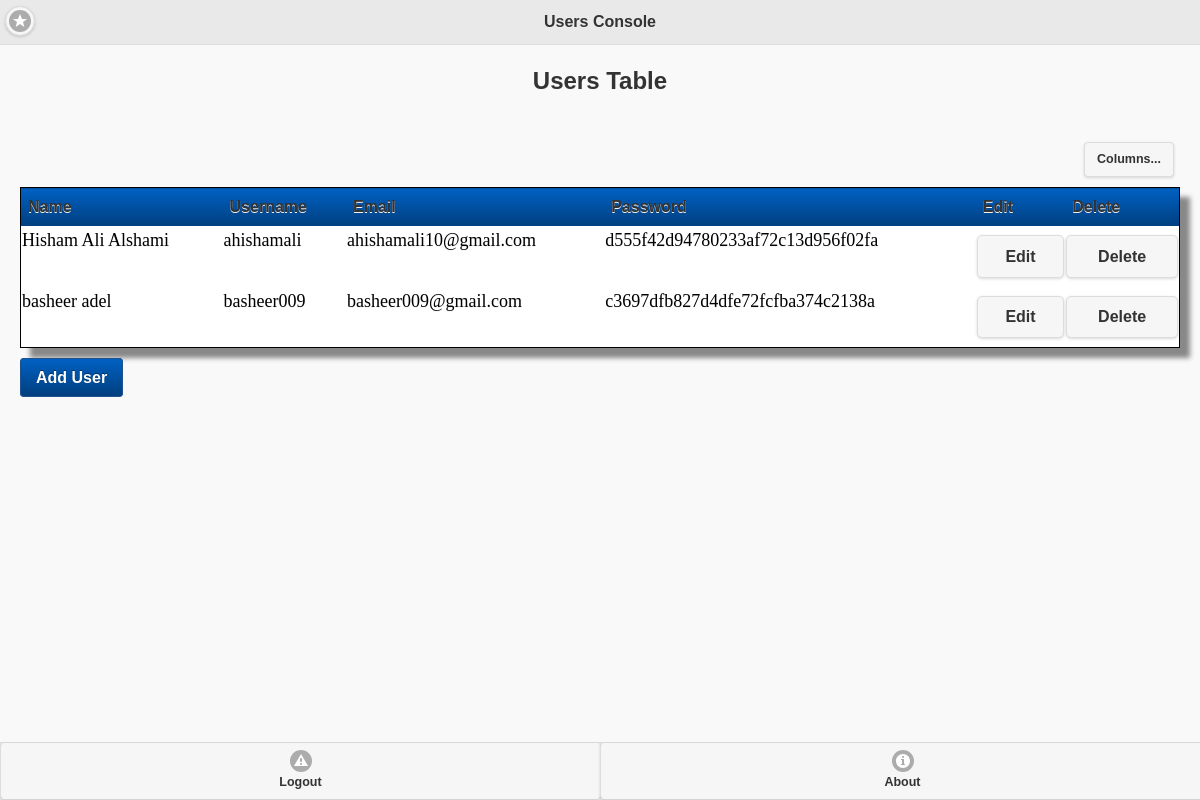
The app's page /usersconfig.php with its own data.
### tables this page shows
CREATE TABLE IF NOT EXISTS `users` (
  `id` int(2) NOT NULL AUTO_INCREMENT,
  `name` varchar(50) NOT NULL,
  `username` varchar(70) DEFAULT NULL,
  `email` varchar(100) DEFAULT NULL,
  `password` varchar(100) NOT NULL,
  PRIMARY KEY (`id`)
);

### usersconfig.php (called while the page is built, shortened)
<?php
include '/include/config.php';
$sql = "select id, name , username , email, password from users";
$result = mysqli_query($link, $sql);
$users_list = array();
while($rows = mysqli_fetch_array($result))
{
    $users_list[] = array('id' => $rows['id'],
                            'name' => $rows['name'],
                            'username' => $rows['username'],
                            'email' => $rows['email'],
                            'password' => $rows['password']);
}
include 'userslist.php';
exit();
?>

### userslist.php (the view, shortened to what this page needs)
<?php
include_once 'usersconfig.php';
?>
<!DOCTYPE html>
<html>
<head>
	<link rel="stylesheet" href="_/css/jquery.mobile-1.4.5.min.css" />
	<link rel="stylesheet" href="_/css/mystyles.css" />
</head>
<body>
	<div id="users" data-role="page" data-title="YUG: Users Console">
    	<div data-role="header" data-position="fixed" data-id="header">
        	<h1>Users Console</h1>
            <a href="admin.php" data-role="button" data-iconpos="notext" data-icon="star">Admin</a>
        </div>
		<h2 class="head1" align="center">Users Table</h2>
		<div data-role="main" class="ui-content" >
		<table data-role="table" class="ui-responsive" data-mode="columntoggle" id="myTable">
				<thead>
					<tr>
						<th>Name</td>
						<th data-priority="1">Username</th>
						<th data-priority="2">Email</th>
						<th data-priority="3">Password</th>
						<th>Edit</th><th>Delete</th>
					</tr>
				</thead>
				<tbody>
					<?php foreach($users_list as $user) : ?>
						<tr>
							<td>
								<?php echo $user["name"]; ?>
							</td>
							<td>
								<?php echo $user["username"]; ?>
							</td>
							<td>
								<?php echo $user["email"]; ?>
							</td>
							<td>
								<?php echo $user["password"]; ?>
							</td>
							<td>
								<form method="post" action="usersconfig.php">
									<input data-ajax="false" type="submit" value="Edit" />
								</form>
							</td>
							<td>
								<form method="POST" action="usersconfig.php"
								onSubmit="return ConfirmDelete();">
									<input type="submit" value="Delete" />
								</form>
							</td>
						<tr>
					<?php endforeach; ?>
				</tbody>
			</table><br/>
			<a href="addusers.php" data-ajax="false" class="link-btn">Add User</a>
		</div>
			<div data-role="footer" data-position="fixed" data-id="footer">
        	<div data-role="navbar">
            	<ul>
                    <li><a id="logout" href="admin.php?q=logout" data-role="button" data-icon="alert" data-mini="true">Logout</a></li>
                    <li><a href="index.php#about" data-role="button" data-rel="dialog" data-ajax="false" data-icon="info" data-mini="true">About</a></li>
                </ul>
            </div>
        </div>
		</div>
</body>
</html>

### _/css/mystyles.css (style rules this page uses)
.ui-content { padding:20px }
#myTable { margin:0px;padding:0px; width:100%; box-shadow: 10px 10px 5px #888888; border:1px solid #000000; background: #afd3e3; }
#myTable thead th { padding:7px; background:-o-linear-gradient(bottom, #005fbf 5%, #003f7f 100%); background:-webkit-gradient( linear, left top, left bottom, color-stop(0.05, #005fbf), color-stop(1, #003f7f) ); background:-moz-linear-gradient( center top, #005fbf 5%, #003f7f 100% ); filter:progid:DXImageTransform.Microsoft.gradient(startColorstr="#005fbf", endColorstr="#003f7f"); background: -o-linear-gradient(top,#005fbf,003f7f); background-color:#005fbf; }
#myTable td { background: white; text-align: left; padding: 1px; font-size: 18px; font-family: Tahoma Arial; font-weight: normal; color: #000000; }
a.link-btn { padding: 10px 15px; color: white; text-decoration: none; background: #4479BA; -webkit-border-radius: 4px; -moz-border-radius: 4px; border-radius: 4px; border: solid 1px #20538D; text-shadow: 0 -1px 0 rgba(0, 0, 0, 0.4); background:-o-linear-gradient(bottom, #005fbf 5%, #003f7f 100%); background:-webkit-gradient( linear, left top, left bottom, color-stop(0.05, #005fbf), color-stop(1, #003f7f) ); background:-moz-linear-gradient( center top, #005fbf 5%, #003f7f 100% ); }

### records on screen
users: name "Hisham Ali Alshami", username "ahishamali", email "ahishamali10@gmail.com", password "d555f42d94780233af72c13d956f02fa"
users: name "basheer adel", username "basheer009", email "basheer009@gmail.com", password "c3697dfb827d4dfe72fcfba374c2138a"
